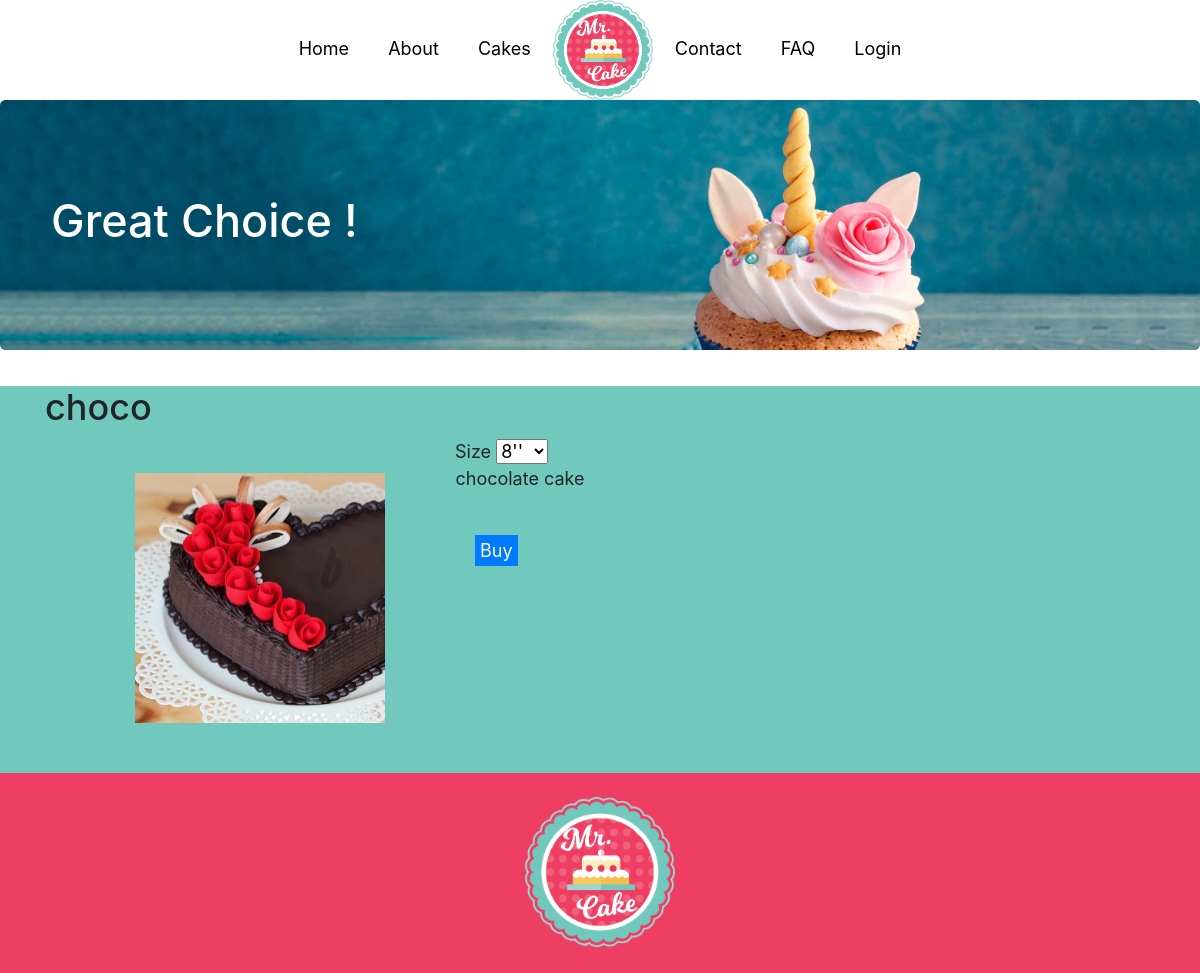
/products/productdetail.php?id=4, run on the app's committed database.
### tables this page shows
CREATE TABLE `cakes` (
  `id` int(11) NOT NULL,
  `cakeName` varchar(30) NOT NULL,
  `cakeDesc` text NOT NULL,
  `cakeImage` varchar(20) NOT NULL
);

### products/cakes.php (called while the page is built, shortened)
<?php
class Cakes
{
    public function getCakeById($id, $db){
        $sql = "SELECT * FROM cakes WHERE ID = :id ";
        $pst = $db->prepare($sql);
        $pst->bindParam(':id', $id);
        $pst->execute();
        $Cakes =  $pst->fetch(PDO::FETCH_OBJ);
        return $Cakes;
    }
}

### products/productdetail.php (the view, shortened to what this page needs)
<?php
require "../header.php";
require_once 'database.php';
require_once 'cakes.php';
$id = $_GET['id'];
$dbcon = Database::getDb();
$b = new Cakes();
$mycake = $b->getCakeById($id, $dbcon);
 ?>
<link rel="stylesheet" href="../index.css">
<link rel="stylesheet" href="https://maxcdn.bootstrapcdn.com/bootstrap/4.3.1/css/bootstrap.min.css">
<link rel="stylesheet" href="styledivy.css">
<link rel="stylesheet" href="https://use.fontawesome.com/releases/v5.8.2/css/all.css">
<link rel="stylesheet" href="../styles/productdetail.css">
<body>
<div class="jumbotron">
    <div class="container cake-head">
        <h1>Great Choice !</h1>
    </div>
</div>
  <section>
  <div class="container">
  <div class="row">
    <div class="col-sm-6">
      <?php
        echo "<h2>  $mycake->cakeName </h2>".
             "<img class='img2' src='uploads/$mycake->cakeImage' alt='cake' width='250px'>".
             "Size <select>
                <option>8''</option>
                <option>12''</option>
              </select>
            <p>$mycake->cakeDesc </p><br/> " .
        "<a href='../checkout.php?id=".$id."' class = 'btn-primary pull-right' style='padding:5px;margin:20px;'> " . "Buy " . "</a>" ;
      ?>
      </div>
      </div>
  </section>
</body>
<?php include "../footer.php" ?>

### login.css (style rules this page uses)
.container { height: 100%; align-content: center; }

### styles/header.css (style rules this page uses)
html { font-family: Calibri; }
a { text-decoration: none; color: black; }

### index.css (style rules this page uses)
body, html { font-family: Calibri, Helvetica, sans-serif; font-size:16px; }
* { box-sizing: border-box; }
section { width:100%; background-color:#71C9BD; }
.cake-head { color: #ffffff; }
.jumbotron { background-image: url("images/banner.jpg"); background-size: cover; height: 500px; }

### products/styledivy.css (style rules this page uses)
.cake-head { color: #ffffff; }
.jumbotron { background-image: url("images/cakebanner.jpg"); background-size: cover; height: 250px; }

### styles/productdetail.css (style rules this page uses)
.img2 { float: left; margin: 35px 70px 50px 90px; }

### styles/footer.css (style rules this page uses)
html { font-size: 18px; }
p { text-align:center; }

### data on the page
cakes: cakeName "choco", cakeImage (picture), cakeDesc "chocolate cake"
